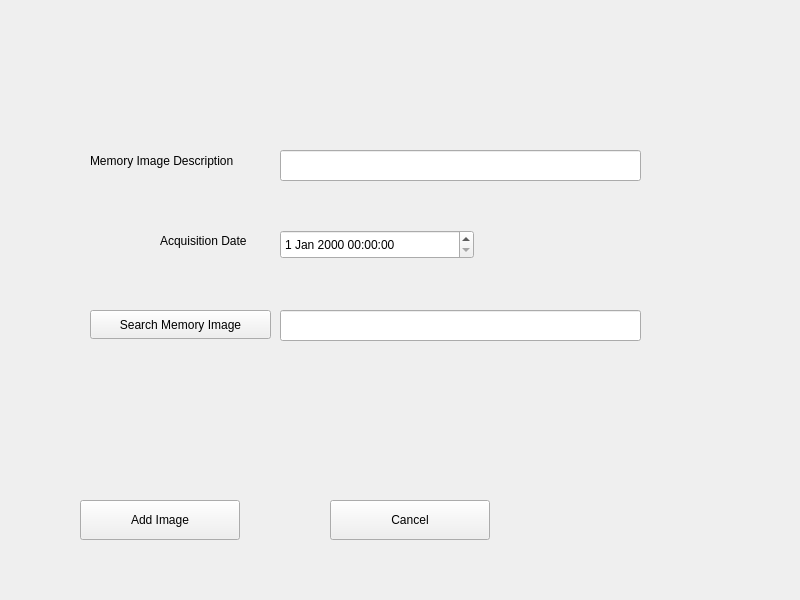
<?xml version="1.0" encoding="UTF-8"?>
<ui version="4.0">
 <class>AddImage</class>
 <widget class="QWidget" name="AddImage">
  <property name="geometry">
   <rect>
    <x>0</x>
    <y>0</y>
    <width>800</width>
    <height>600</height>
   </rect>
  </property>
  <property name="windowTitle">
   <string>Ramas Home</string>
  </property>
  <widget class="QPushButton" name="pushButton_2">
   <property name="geometry">
    <rect>
     <x>330</x>
     <y>500</y>
     <width>160</width>
     <height>40</height>
    </rect>
   </property>
   <property name="text">
    <string>Cancel</string>
   </property>
  </widget>
  <widget class="QPushButton" name="pushButton">
   <property name="geometry">
    <rect>
     <x>80</x>
     <y>500</y>
     <width>160</width>
     <height>40</height>
    </rect>
   </property>
   <property name="text">
    <string>Add Image</string>
   </property>
  </widget>
  <widget class="QLineEdit" name="lineEdit">
   <property name="geometry">
    <rect>
     <x>280</x>
     <y>150</y>
     <width>361</width>
     <height>31</height>
    </rect>
   </property>
  </widget>
  <widget class="QLabel" name="label">
   <property name="geometry">
    <rect>
     <x>90</x>
     <y>150</y>
     <width>191</width>
     <height>21</height>
    </rect>
   </property>
   <property name="text">
    <string>Memory Image Description</string>
   </property>
  </widget>
  <widget class="QLabel" name="label_2">
   <property name="geometry">
    <rect>
     <x>160</x>
     <y>230</y>
     <width>121</width>
     <height>21</height>
    </rect>
   </property>
   <property name="text">
    <string>Acquisition Date</string>
   </property>
  </widget>
  <widget class="QPushButton" name="pushButton_3">
   <property name="geometry">
    <rect>
     <x>90</x>
     <y>310</y>
     <width>181</width>
     <height>29</height>
    </rect>
   </property>
   <property name="text">
    <string>Search Memory Image</string>
   </property>
  </widget>
  <widget class="QLineEdit" name="lineEdit_3">
   <property name="geometry">
    <rect>
     <x>280</x>
     <y>310</y>
     <width>361</width>
     <height>31</height>
    </rect>
   </property>
  </widget>
  <widget class="QDateTimeEdit" name="dateTimeEdit">
   <property name="geometry">
    <rect>
     <x>280</x>
     <y>230</y>
     <width>194</width>
     <height>29</height>
    </rect>
   </property>
  </widget>
 </widget>
 <resources/>
 <connections/>
</ui>
